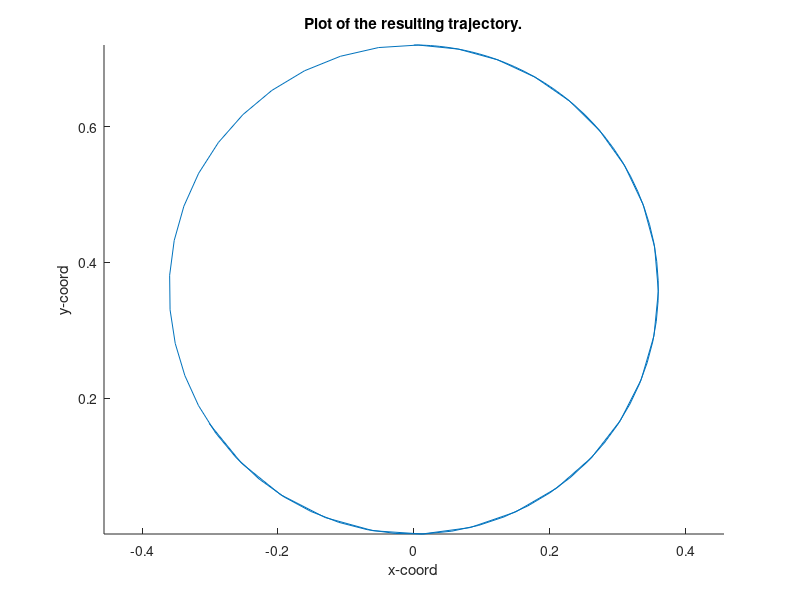

Here is the MATLAB script that generated this plot:
% 2a) Robot simulation. 
% Derive a general expression for the position (x,y) and heading phi for
% the robot as a function of time and plot the resulting tajectory in your
% report. 
clear
tic

% Initialization. 
T = linspace(0, 10);
x = zeros(1, length(T)); 
y = zeros(1, length(T)); 
phi = zeros(1, length(T));
R = 0.12; 
v_0 = 0.5; 
t_1 = 10; 
t_2 = 5;
A = v_0*(t_1 + t_2)/(2*t_1*t_2);
B = v_0*(t_1 - t_2)/(2*t_1*t_2*R);

% Main loop. 
for i = 1:length(T)
    t = T(i);
    x(i) = A/B*(sin(B*t^2/2));
    y(i) = A/B*(cos(B*t^2/2)) + A/B;
    phi(i) = B*t^2/2;
end

% Plots.
hold on
plot(x, y)
xlabel('x-coord')
ylabel('y-coord')
title('Plot of the resulting trajectory.')
axis equal
hold off

toc
